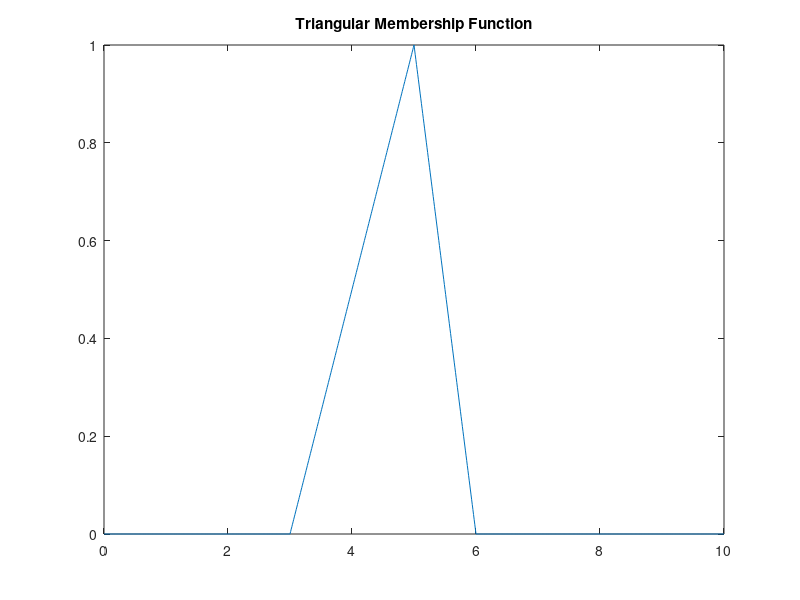
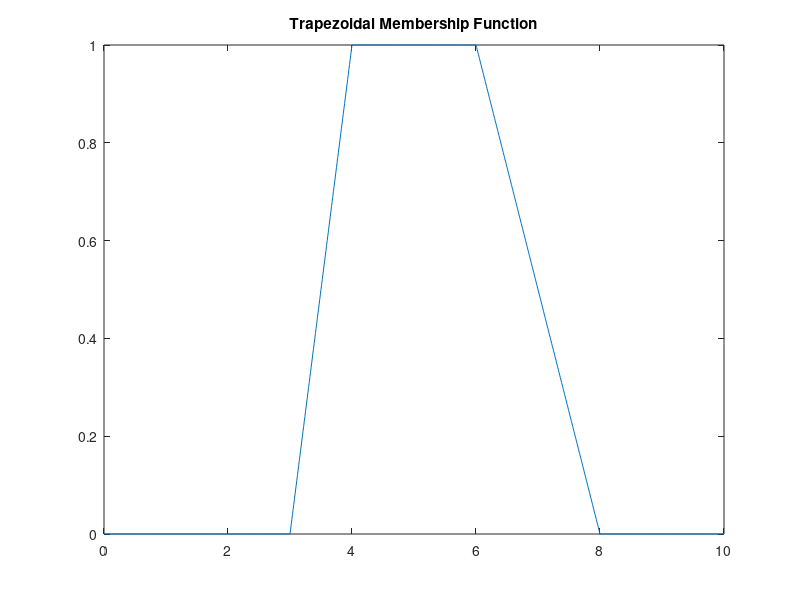
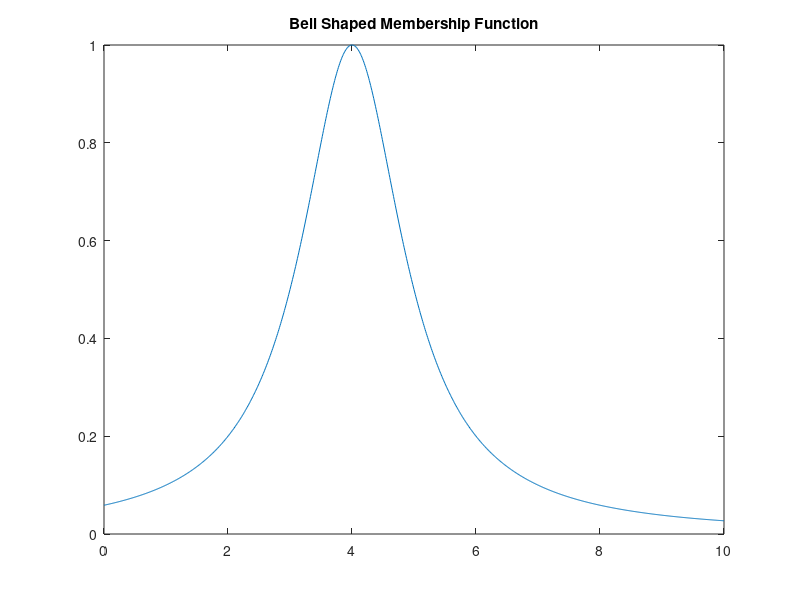

Here is the MATLAB script that generated these plots, in order:
%%---------------LAB-8-----------------
% plotting different membership functions
X = 0:0.01:10;
% triangular
peak = input('Where do you want the peak?');
y_trg = trimf(X, [3 peak 6]);
plot(X,y_trg)
title('Triangular Membership Function')
% trapezoidal
y_trp = trapmf(X, [3 4 6 8]);
figure;
plot(X,y_trp)
title('Trapezoidal Membership Function')
% bell shaped
y_bell = gbellmf(X, [1 1 4]);
figure;
plot(X,y_bell)
title('Bell Shaped Membership Function')